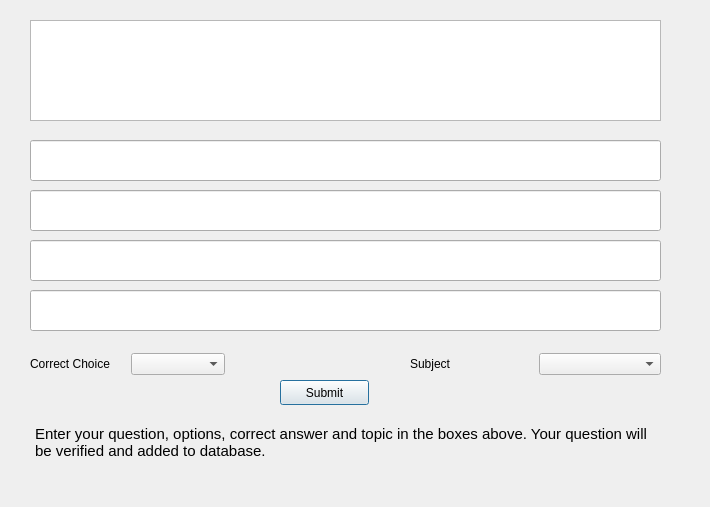
<?xml version="1.0" encoding="UTF-8"?>
<ui version="4.0">
 <class>Contribute</class>
 <widget class="QDialog" name="Contribute">
  <property name="geometry">
   <rect>
    <x>0</x>
    <y>0</y>
    <width>710</width>
    <height>507</height>
   </rect>
  </property>
  <property name="windowTitle">
   <string>Dialog</string>
  </property>
  <widget class="QLineEdit" name="option1LineEdit">
   <property name="geometry">
    <rect>
     <x>30</x>
     <y>140</y>
     <width>631</width>
     <height>41</height>
    </rect>
   </property>
  </widget>
  <widget class="QLineEdit" name="option2LineEdit">
   <property name="geometry">
    <rect>
     <x>30</x>
     <y>190</y>
     <width>631</width>
     <height>41</height>
    </rect>
   </property>
  </widget>
  <widget class="QLineEdit" name="option3LineEdit">
   <property name="geometry">
    <rect>
     <x>30</x>
     <y>240</y>
     <width>631</width>
     <height>41</height>
    </rect>
   </property>
  </widget>
  <widget class="QLineEdit" name="option4LineEdit">
   <property name="geometry">
    <rect>
     <x>30</x>
     <y>290</y>
     <width>631</width>
     <height>41</height>
    </rect>
   </property>
  </widget>
  <widget class="QTextEdit" name="questionTextEdit">
   <property name="geometry">
    <rect>
     <x>30</x>
     <y>20</y>
     <width>631</width>
     <height>101</height>
    </rect>
   </property>
  </widget>
  <widget class="QTextEdit" name="utiiltiyTextEdit">
   <property name="geometry">
    <rect>
     <x>30</x>
     <y>420</y>
     <width>631</width>
     <height>70</height>
    </rect>
   </property>
   <property name="styleSheet">
    <string notr="true">background-color: transparent;</string>
   </property>
   <property name="html">
    <string>&lt;!DOCTYPE HTML PUBLIC &quot;-//W3C//DTD HTML 4.0//EN&quot; &quot;http://www.w3.org/TR/REC-html40/strict.dtd&quot;&gt;
&lt;html&gt;&lt;head&gt;&lt;meta name=&quot;qrichtext&quot; content=&quot;1&quot; /&gt;&lt;style type=&quot;text/css&quot;&gt;
p, li { white-space: pre-wrap; }
&lt;/style&gt;&lt;/head&gt;&lt;body style=&quot; font-family:'Ubuntu'; font-size:11pt; font-weight:400; font-style:normal;&quot;&gt;
&lt;p style=&quot; margin-top:0px; margin-bottom:0px; margin-left:0px; margin-right:0px; -qt-block-indent:0; text-indent:0px;&quot;&gt;Enter your question, options, correct answer and topic in the boxes above. Your question will be verified and added to database.&lt;/p&gt;&lt;/body&gt;&lt;/html&gt;</string>
   </property>
  </widget>
  <widget class="QPushButton" name="pushButton">
   <property name="geometry">
    <rect>
     <x>280</x>
     <y>380</y>
     <width>89</width>
     <height>25</height>
    </rect>
   </property>
   <property name="text">
    <string>Submit</string>
   </property>
  </widget>
  <widget class="QWidget" name="">
   <property name="geometry">
    <rect>
     <x>410</x>
     <y>350</y>
     <width>251</width>
     <height>28</height>
    </rect>
   </property>
   <layout class="QHBoxLayout" name="horizontalLayout_2">
    <item>
     <widget class="QLabel" name="subjectLabel">
      <property name="text">
       <string>Subject</string>
      </property>
     </widget>
    </item>
    <item>
     <widget class="QComboBox" name="subjectComboBox"/>
    </item>
   </layout>
  </widget>
  <widget class="QWidget" name="">
   <property name="geometry">
    <rect>
     <x>30</x>
     <y>350</y>
     <width>195</width>
     <height>28</height>
    </rect>
   </property>
   <layout class="QHBoxLayout" name="horizontalLayout">
    <item>
     <widget class="QLabel" name="choiceLabel">
      <property name="text">
       <string>Correct Choice</string>
      </property>
     </widget>
    </item>
    <item>
     <widget class="QComboBox" name="choiceComboBox"/>
    </item>
   </layout>
  </widget>
 </widget>
 <resources/>
 <connections/>
</ui>
